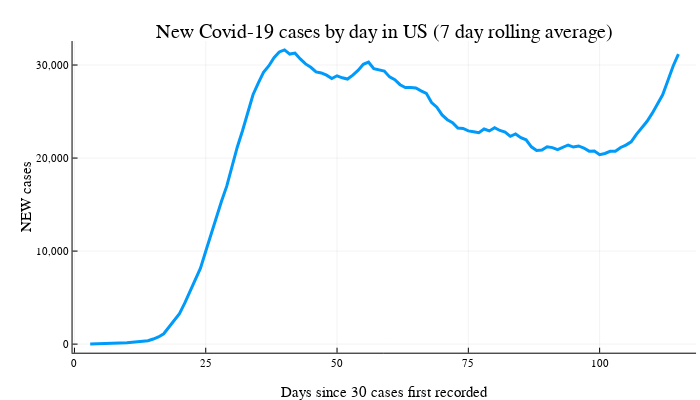

This figure's notebook cell:
### Markdown cell above
Number of new cases

### Code cell
@df confirmedCasesUS plot(:daysSince, :Value_new_rolling7, xaxis="Days since 30 cases first recorded",
                            yaxis="NEW cases", yformatter=fc,
                            title="New Covid-19 cases by day in US (7 day rolling average)",
                            label=nothing, linewidth=3)

### Figure 1 — Plotly figure (JSON) as saved in the notebook; plotly's stock layout.template omitted (floating-point values rounded to 4 significant figures)
{"data": [{"colorbar": {"title": ""}, "legendgroup": "", "line": {"color": "rgba(0, 154, 250, 1.000)", "dash": "solid", "shape": "linear", "width": 3}, "mode": "lines", "name": "", "showlegend": false, "type": "scatter", "x": [3, 4, 5, 6, 7, 8, 9, 10, 11, 12, 13, 14, 15, 16, 17, 18, 19, 20, 21, 22, 23, 24, 25, 26, 27, 28, 29, 30, 31, 32, 33, 34, 35, 36, 37, 38, 39, 40, 41, 42, 43, 44, 45, 46, 47, 48, 49, 50, 51, 52, 53, 54, 55, 56, 57, 58, 59, 60, 61, 62, 63, 64, 65, 66, 67, 68, 69, 70, 71, 72, 73, 74, 75, 76, 77, 78, 79, 80, 81, 82, 83, 84, 85, 86, 87, 88, 89, 90, 91, 92, 93, 94, 95, 96, 97, 98, 99, 100, 101, 102, 103, 104, 105, 106, 107, 108, 109, 110, 111, 112, 113, 114, 115], "xaxis": "x1", "y": [26, 34.8, 37, 48.14, 60.14, 66.57, 91.14, 143.6, 198.1, 276.4, 361.9, 359.6, 548.7, 775.7, 1115, 1799.0, 2475.0, 3278.0, 4398.0, 5641.0, 6852.0, 8161.0, 9990.0, 11825, 13748, 15350.0, 16980.0, 19230.0, 21160.0, 22930.0, 24900.0, 26810.0, 28050.0, 29220.0, 29900.0, 30780.0, 31407, 31630.0, 31180.0, 31280.0, 30660.0, 30120.0, 29760.0, 29260.0, 29150.0, 28910.0, 28550.0, 28840.0, 28624, 28490.0, 28910.0, 29416, 30070.0, 30306, 29611, 29470.0, 29360.0, 28720.0, 28420.0, 27885, 27580.0, 27580.0, 27540.0, 27230.0, 26960.0, 25960.0, 25470.0, 24639, 24130.0, 23810.0, 23226, 23190.0, 22920.0, 22830.0, 22721, 23130.0, 22920.0, 23260.0, 22970.0, 22800.0, 22330.0, 22590.0, 22200.0, 21960, 21210.0, 20820.0, 20870.0, 21220.0, 21130.0, 20900.0, 21190.0, 21400.0, 21180.0, 21301, 21080.0, 20741, 20760.0, 20360.0, 20490.0, 20721, 20730.0, 21140.0, 21390.0, 21750.0, 22550.0, 23230.0, 23920.0, 24799, 25820.0, 26800.0, 28330.0, 29900.0, 31170.0], "yaxis": "y1", "zmax": null, "zmin": null}], "layout": {"annotations": [{"font": {"color": "rgba(0, 0, 0, 1.000)", "family": "sans-serif", "size": 20}, "rotation": 0, "showarrow": false, "text": "New Covid-19 cases by day in US (7 day rolling average)", "x": 0.549, "xanchor": "center", "xref": "paper", "y": 1, "yanchor": "top", "yref": "paper"}], "height": 400, "legend": {"bgcolor": "rgba(255, 255, 255, 1.000)", "bordercolor": "rgba(0, 0, 0, 1.000)", "borderwidth": 1, "font": {"color": "rgba(0, 0, 0, 1.000)", "family": "sans-serif", "size": 11}, "tracegroupgap": 0, "traceorder": "normal", "x": 1.02, "xanchor": "auto", "y": 1, "yanchor": "auto"}, "margin": {"b": 20, "l": 0, "r": 0, "t": 20}, "paper_bgcolor": "rgba(255, 255, 255, 1.000)", "plot_bgcolor": "rgba(255, 255, 255, 1.000)", "showlegend": true, "width": 700, "xaxis": {"anchor": "y1", "domain": [0.1036, 0.9944], "gridcolor": "rgba(0, 0, 0, 0.100)", "gridwidth": 0.5, "linecolor": "rgba(0, 0, 0, 1.000)", "mirror": false, "range": [-0.36, 118.4], "showgrid": true, "showline": true, "showticklabels": true, "tickangle": 0, "tickcolor": "rgb(0, 0, 0)", "tickfont": {"color": "rgba(0, 0, 0, 1.000)", "family": "sans-serif", "size": 11}, "tickmode": "array", "ticks": "inside", "ticktext": ["0", "25", "50", "75", "100"], "tickvals": [0, 25, 50, 75, 100], "title": "Days since 30 cases first recorded", "titlefont": {"color": "rgba(0, 0, 0, 1.000)", "family": "sans-serif", "size": 15}, "type": "-", "visible": true, "zeroline": false, "zerolinecolor": "rgba(0, 0, 0, 1.000)"}, "yaxis": {"anchor": "x1", "domain": [0.07581, 0.9415], "gridcolor": "rgba(0, 0, 0, 0.100)", "gridwidth": 0.5, "linecolor": "rgba(0, 0, 0, 1.000)", "mirror": false, "range": [-922.1, 32580.0], "showgrid": true, "showline": true, "showticklabels": true, "tickangle": 0, "tickcolor": "rgb(0, 0, 0)", "tickfont": {"color": "rgba(0, 0, 0, 1.000)", "family": "sans-serif", "size": 11}, "tickmode": "array", "ticks": "inside", "ticktext": ["0", "10,000", "20,000", "30,000"], "tickvals": [0, 10000, 20000, 30000], "title": "NEW cases", "titlefont": {"color": "rgba(0, 0, 0, 1.000)", "family": "sans-serif", "size": 15}, "type": "-", "visible": true, "zeroline": false, "zerolinecolor": "rgba(0, 0, 0, 1.000)"}}}
